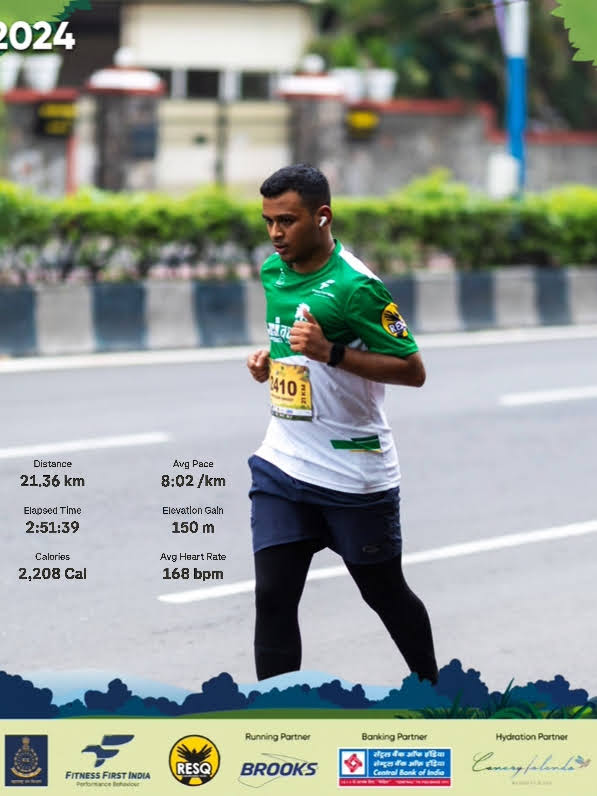
#> input picture experiment_1/image.jpg, 597 x 796 px, found by its file name
$ jupyter execute region_segmentation.ipynb
#> lines starting #> are read from the running program, lines starting #| are printed output that depends on the picture; after the words box and inside, x2 and y2 are one past the last pixel; in counts of white or black regions, pixels touching at a corner belong together
# Region-Based Image Segmentation
### Techniques: Region Growing | Region Splitting | Region Merging | Split and Merge
---

[cell 1]
import numpy as np
import matplotlib.pyplot as plt
import matplotlib.patches as mpatches
from matplotlib.colors import ListedColormap
from collections import deque
from skimage import color, io
import warnings
warnings.filterwarnings('ignore')

# Set your image path here
IMAGE_PATH = 'D:\ippr\experiment_1\image.jpg'

# Load image from disk
IMG = io.imread(IMAGE_PATH)
#> IMG is the input picture: shape (796, 597, 3); mean R, G, B 147.4, 154.9, 148.2

# Convert to grayscale if image has color channels
if IMG.ndim == 3:
    IMG = color.rgb2gray(IMG)
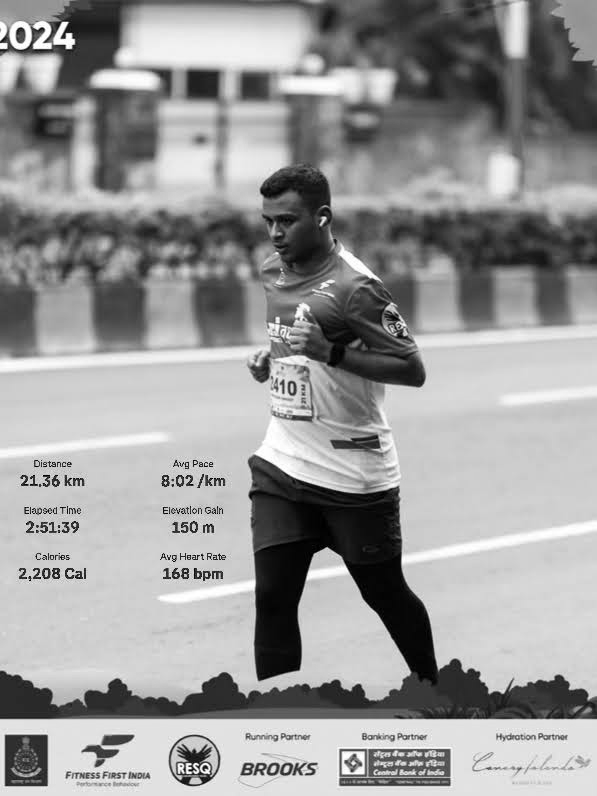
#> IMG: shape (796, 597) float64; min 0, max 1, mean 0.599

# Normalize to [0, 1] for the segmentation code below
IMG = IMG.astype(np.float32)
if IMG.max() > 1.0:
    IMG = IMG / 255.0

plt.figure(figsize=(4, 4))
plt.imshow(IMG, cmap='gray', vmin=0, vmax=1)
plt.title('Input image', fontsize=13)
plt.axis('off')
plt.tight_layout()
plt.show()
print(f'Image shape: {IMG.shape}, dtype: {IMG.dtype}, range: [{IMG.min():.2f}, {IMG.max():.2f}]')
#| Image shape: (796, 597), dtype: float32, range: [0.00, 1.00]

---
## 1. Region Growing

**Concept:**
Start from one or more *seed* pixels. Recursively examine the 4-connected neighbours of every accepted pixel; absorb a neighbour into the current region if its intensity lies within `[seed_val - threshold, seed_val + threshold]`.
Connectivity prevents bridging across unrelated parts of the image, while the threshold controls how much intensity variation is tolerated.

**Algorithm steps:**
1. Mark seed pixel → add to queue
2. Pop pixel from queue, inspect 4-neighbours
3. For each unvisited neighbour: if `|I(neighbour) - I(seed)| ≤ T` → assign to region, enqueue
4. Repeat until queue is empty

[cell 2]
def region_growing(image, seeds, threshold=0.12):
    """
    Region Growing Segmentation.

    Parameters
    ----------
    image     : 2-D float array, values in [0, 1]
    seeds     : list of (row, col) tuples – one seed per desired region
    threshold : max absolute intensity difference to absorb a neighbour

    Returns
    -------
    labels    : 2-D int array; 0 = unassigned, 1..N = region ids
    """
#> called with threshold = 0.15
    rows, cols = image.shape
    labels     = np.zeros((rows, cols), dtype=np.int32)
    visited    = np.zeros((rows, cols), dtype=bool)
    neighbours = [(-1, 0), (1, 0), (0, -1), (0, 1)]   # 4-connectivity

    for region_id, (sr, sc) in enumerate(seeds, start=1):
        seed_val = image[sr, sc]
        queue    = deque([(sr, sc)])
        visited[sr, sc]  = True
        labels[sr, sc]   = region_id

        while queue:
            r, c = queue.popleft()
            for dr, dc in neighbours:
                nr, nc = r + dr, c + dc
                if 0 <= nr < rows and 0 <= nc < cols and not visited[nr, nc]:
                    visited[nr, nc] = True
                    if abs(image[nr, nc] - seed_val) <= threshold:
                        labels[nr, nc] = region_id
                        queue.append((nr, nc))
#> this loop made 4 passes
#> seed_val on passes 1 to 4: 0.919, 0.112, 0.421, 0.267
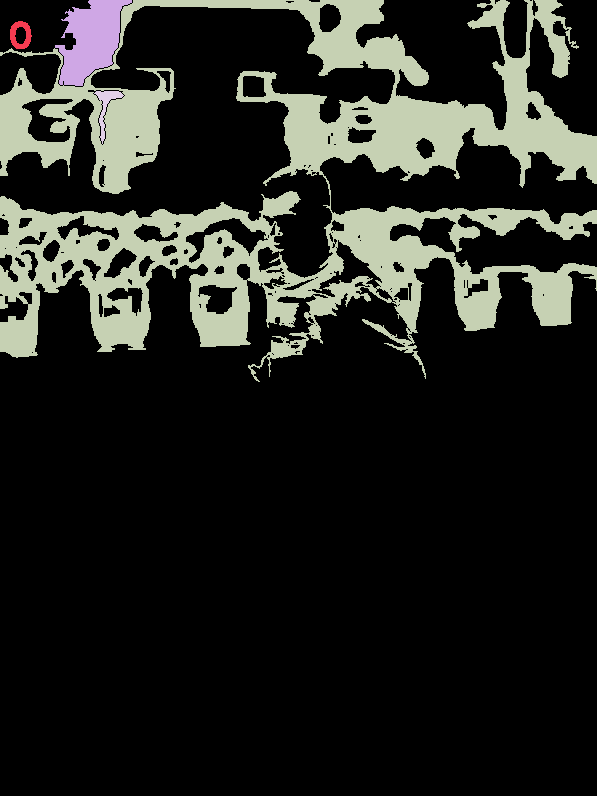
#> labels: shape (796, 597) int32; 5 distinct labels, from 0 to 4; one colour per label, 0 black
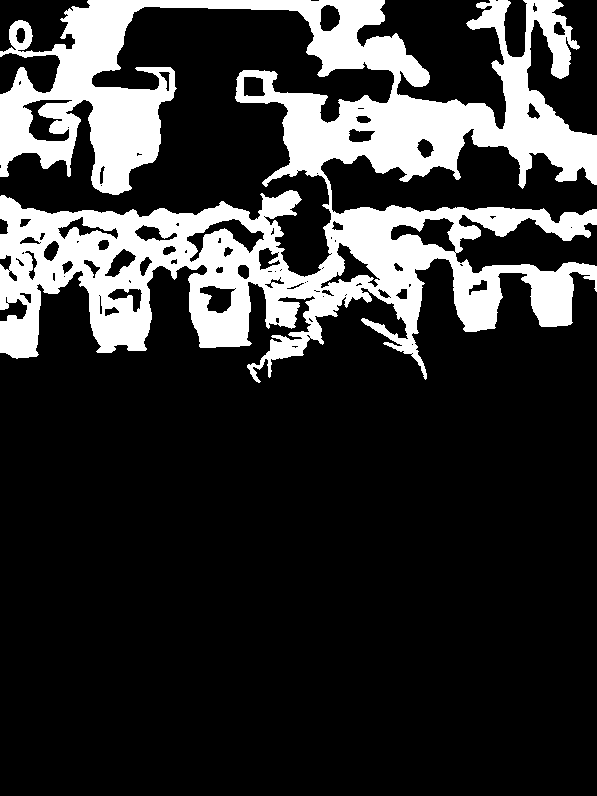
#> visited: shape (796, 597) bool; 20.4% white; 1 white region, box (x1, y1, x2, y2) and area: (0, 0, 597, 383) 96734

    return labels


# ── Run ───────────────────────────────────────────────────────────────────────
SEEDS = [(30, 30), (30, 95), (95, 30), (100, 100)]   # one per synthetic region
THRESHOLD = 0.15

rg_labels = region_growing(IMG, SEEDS, threshold=THRESHOLD)

# ── Visualise ─────────────────────────────────────────────────────────────────
n_regions = len(SEEDS)
cmap = ListedColormap(['#222222', '#4A90D9', '#5CB85C', '#E8A838', '#D9534F'])

fig, axes = plt.subplots(1, 3, figsize=(13, 4))

axes[0].imshow(IMG, cmap='gray')
for i, (r, c) in enumerate(SEEDS):
    axes[0].plot(c, r, 'r*', markersize=14)
    axes[0].text(c+3, r-4, f'S{i+1}', color='red', fontsize=9, fontweight='bold')
axes[0].set_title('Original + seeds', fontsize=12)
axes[0].axis('off')

axes[1].imshow(rg_labels, cmap=cmap, vmin=0, vmax=n_regions)
axes[1].set_title(f'Region growing  (T={THRESHOLD})', fontsize=12)
axes[1].axis('off')

overlay = np.stack([IMG]*3, axis=-1)
region_colours = [[0.29, 0.56, 0.85], [0.36, 0.72, 0.36],
                  [0.91, 0.66, 0.22], [0.85, 0.33, 0.31]]
alpha = 0.45
for rid in range(1, n_regions+1):
    mask = (rg_labels == rid)
    for ch in range(3):
        overlay[:,:,ch][mask] = (1-alpha)*overlay[:,:,ch][mask] + alpha*region_colours[rid-1][ch]
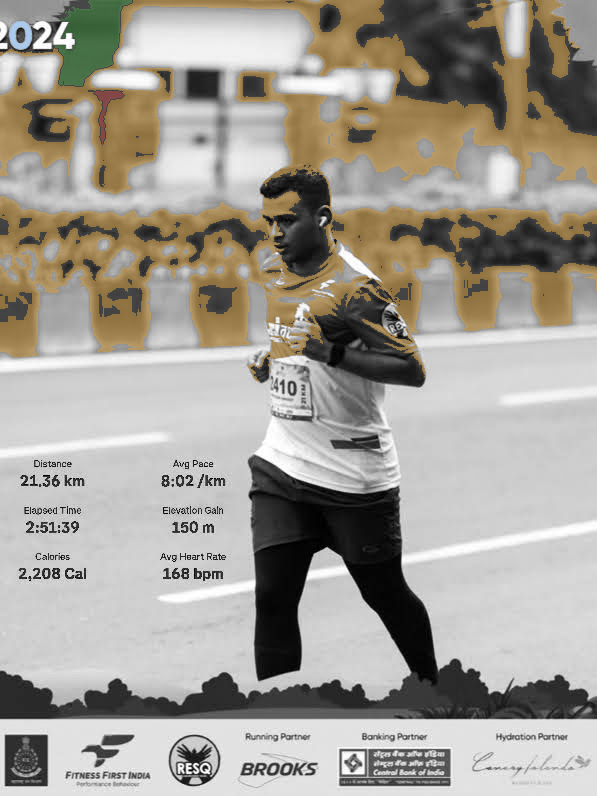
#> overlay: shape (796, 597, 3) float32; mean of channels 0, 1, 2 0.638, 0.62, 0.586; drawn as R, G, B
axes[2].imshow(overlay)
patches = [mpatches.Patch(color=region_colours[i], label=f'Region {i+1}')
           for i in range(n_regions)]
axes[2].legend(handles=patches, loc='lower right', fontsize=8, framealpha=0.8)
axes[2].set_title('Coloured overlay', fontsize=12)
axes[2].axis('off')

plt.suptitle('1 · Region Growing', fontsize=14, fontweight='bold', y=1.02)
plt.tight_layout()
plt.show()
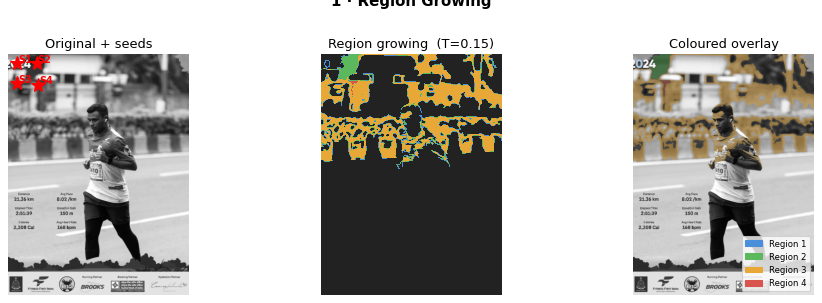
#> figure drawn by matplotlib, 3 panels

unassigned = np.sum(rg_labels == 0)
#> unassigned = 390160
print(f'Pixels assigned  : {np.sum(rg_labels > 0):,}  |  Unassigned: {unassigned:,}')
#| Pixels assigned  : 85,052  |  Unassigned: 390,160
for i in range(1, n_regions+1):
    print(f'  Region {i}: {np.sum(rg_labels==i):,} pixels')
#> this loop made 4 passes
#|   Region 1: 351 pixels
#|   Region 2: 3,797 pixels
#|   Region 3: 80,523 pixels
#|   Region 4: 381 pixels

---
## 2. Region Splitting

**Concept:**
Begin with the whole image as one region. Recursively **split** any region whose pixels are not homogeneous (i.e. the intensity range exceeds a threshold) into four equal quadrants (quadtree decomposition). Continue until every leaf region is homogeneous or reaches the minimum block size.

**Algorithm steps:**
1. Start: single region = entire image
2. Test homogeneity: `max(I) - min(I) ≤ T` in the block
3. If **not** homogeneous and block > min_size → split into 4 quadrants, recurse
4. Assign each leaf block a uniform label (its mean intensity)

[cell 3]
def region_splitting(image, threshold=0.12, min_size=4):
    """
    Quadtree Region Splitting.

    Parameters
    ----------
    image     : 2-D float array
    threshold : max intensity range (max-min) for a block to be homogeneous
    min_size  : smallest allowed block side (pixels)

    Returns
    -------
    labels    : 2-D float array – each pixel set to its block's mean intensity
    blocks    : list of (r0, c0, r1, c1) leaf block extents
    """
#> called with threshold = 0.12, min_size = 4
    rows, cols = image.shape
    result     = np.zeros_like(image)
#> result: shape (796, 597) float32; every value is 0
    blocks     = []

    def is_homogeneous(r0, c0, r1, c1):
        patch = image[r0:r1, c0:c1]
        return (patch.max() - patch.min()) <= threshold

    def split(r0, c0, r1, c1):
#> called with r0 = 0, c0 = 0, r1 = 796, c1 = 597
        h = r1 - r0
        w = c1 - c0
        if is_homogeneous(r0, c0, r1, c1) or h < min_size * 2 or w < min_size * 2:
            mean_val = image[r0:r1, c0:c1].mean()
            result[r0:r1, c0:c1] = mean_val
            blocks.append((r0, c0, r1, c1))
        else:
            rm, cm = (r0 + r1) // 2, (c0 + c1) // 2
            split(r0, c0, rm, cm)
            split(r0, cm, rm, c1)
#> in split (call 8), `result[r0:r1, c0:c1] = mean_val`:
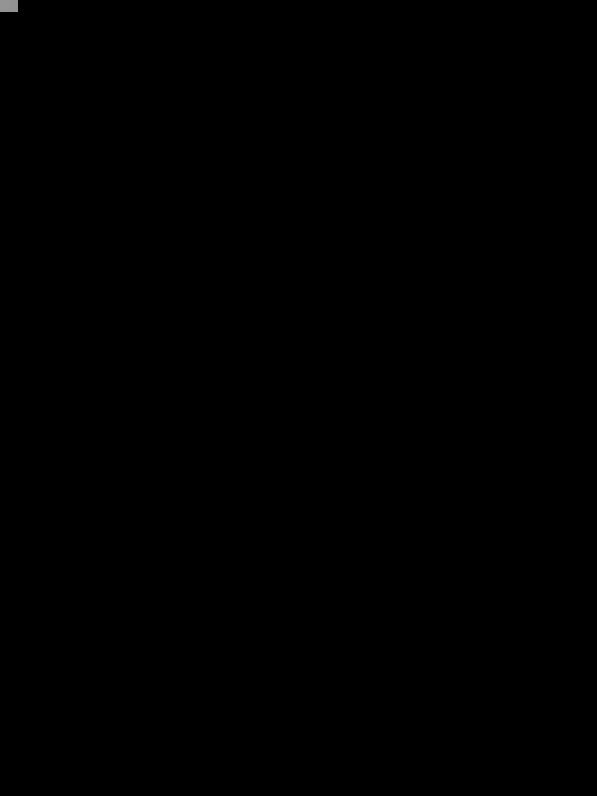
#> result: shape (796, 597) float32; min 0, max 0.582, mean 0.000263
            split(rm, c0, r1, cm)
            split(rm, cm, r1, c1)

    split(0, 0, rows, cols)
#> in split (call 30), `result[r0:r1, c0:c1] = mean_val`:
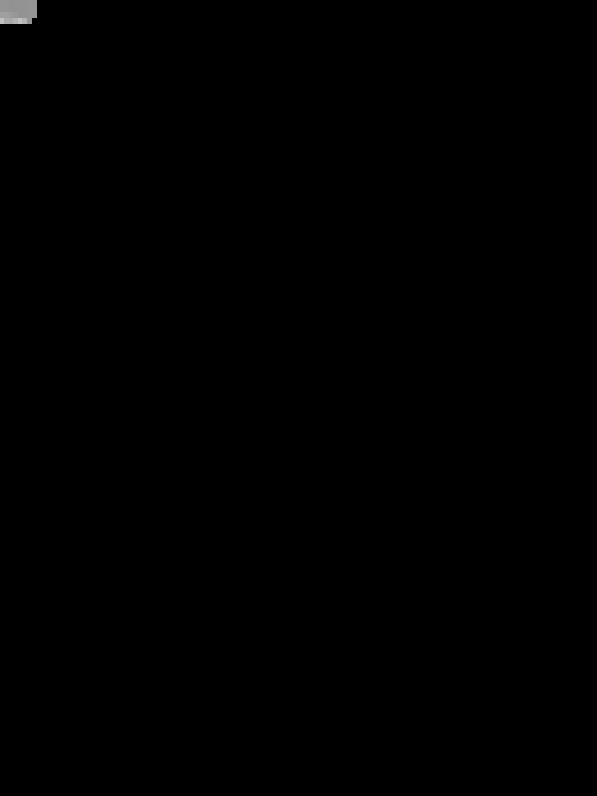
#> result: shape (796, 597) float32; min 0, max 0.76, mean 0.0011
    return result, blocks


# ── Run ───────────────────────────────────────────────────────────────────────
import sys; sys.setrecursionlimit(50000)

split_result, split_blocks = region_splitting(IMG, threshold=0.12, min_size=4)
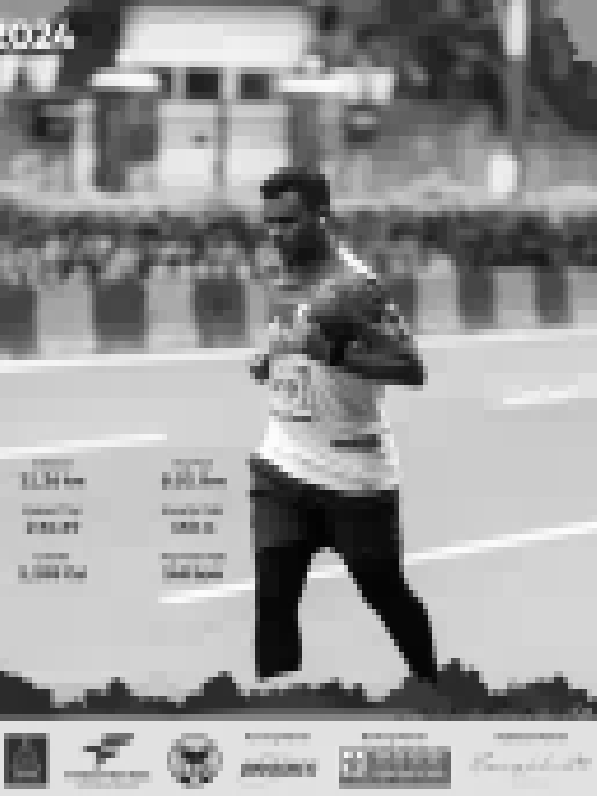
#> split_result: shape (796, 597) float32; min 0.0129, max 0.993, mean 0.599
#> split_blocks = 9928 items, first 6: (0, 0, 12, 9), (0, 9, 12, 18), (12, 0, 18, 4), (12, 4, 18, 9), (18, 0, 24, 4), (18, 4, 24, 9)

# ── Visualise ─────────────────────────────────────────────────────────────────
fig, axes = plt.subplots(1, 3, figsize=(13, 4))

axes[0].imshow(IMG, cmap='gray')
axes[0].set_title('Original image', fontsize=12)
axes[0].axis('off')

axes[1].imshow(split_result, cmap='gray', vmin=0, vmax=1)
axes[1].set_title('After splitting (mean per block)', fontsize=12)
axes[1].axis('off')

axes[2].imshow(IMG, cmap='gray', alpha=0.6)
for (r0, c0, r1, c1) in split_blocks:
    rect = mpatches.Rectangle((c0, r0), c1-c0, r1-r0,
                               linewidth=0.6, edgecolor='red', facecolor='none')
    axes[2].add_patch(rect)
#> this loop made 9928 passes
axes[2].set_title(f'Quadtree blocks  ({len(split_blocks)} leaves)', fontsize=12)
axes[2].axis('off')

plt.suptitle('2 · Region Splitting', fontsize=14, fontweight='bold', y=1.02)
plt.tight_layout()
plt.show()
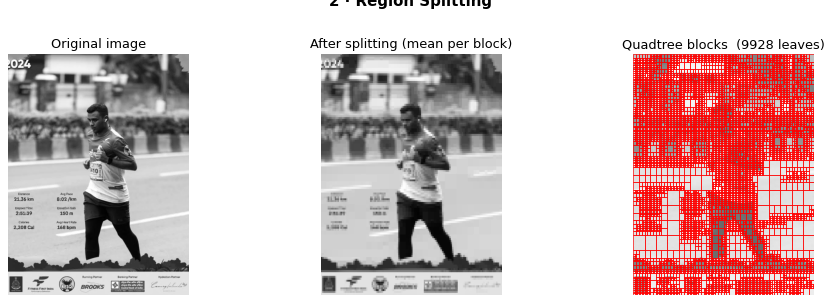
#> figure drawn by matplotlib, 3 panels

print(f'Total leaf blocks: {len(split_blocks)}')
#| Total leaf blocks: 9928
sizes = [(r1-r0)*(c1-c0) for r0,c0,r1,c1 in split_blocks]
#> sizes = 9928 values, max 1900 at index 6222, min 24 at index 2, mean 47.87
#> (the rest of the program and of its run is left out)
